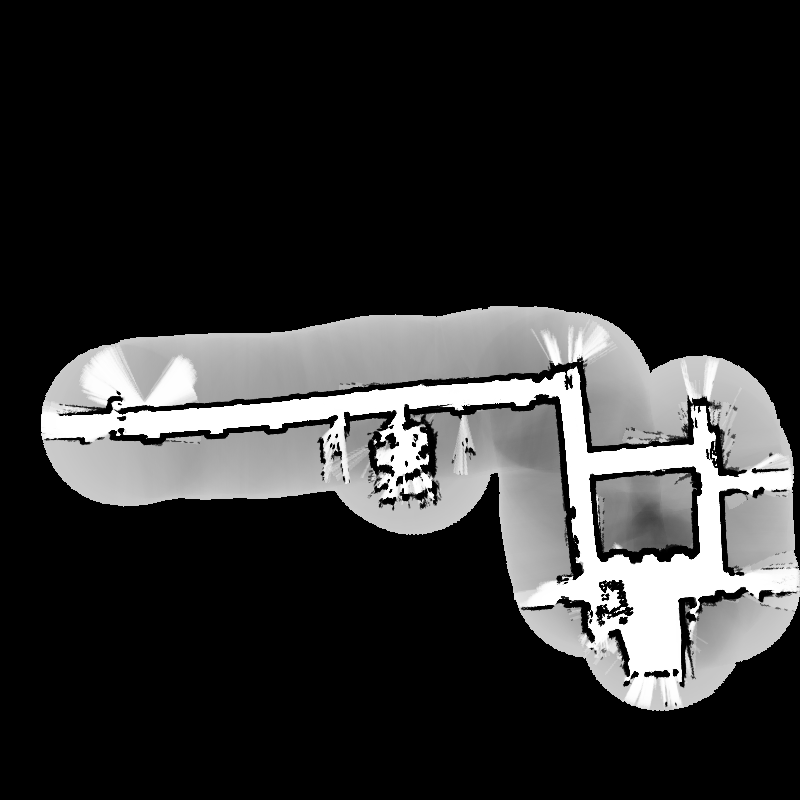

The Python source for this figure:
"""
This module handles all map information that comes from the wean.dat file.
"""
import re
import math
import pdb
import numpy as np
import Image
from constants import LIDAR_ANGLE_INTERVAL, MAX_DISTANCE_CM
from decimal import Decimal 
D = Decimal

DEBUG = True

class ParameterException(Exception): pass
class MapDataException(Exception): pass

class Map:
    def __init__(self, filename):
        f = open(filename, 'r')
        self.parameters = {}

        lines = f.readlines()
        self.read_map_parameters(lines)
        self.read_map_points(lines)

        f.close()
    
    def read_map_parameters(self, lines):
        """
        Checks the first 8 lines for parameters and stores their value into
        self.parameters. Expects the parameters listed below.

        Also reads in the dimensions of the map and stores it into self.num_rows
        and self.num_columns
        """
        parameters = ['global_mapsize_x', 
                      'global_mapsize_y', 
                      'resolution',
                      'autoshifted_x', 
                      'autoshifted_y']

        parameter_lines = [p for p in lines[0:10] if "robot_specifications" in p]

        # read in the parameter name after ->
        for line in parameter_lines:
            try:
                parameter_name = line.split()[0].split()[0].split('>')[1]
                value = int(line.split()[-1])
                self.parameters[parameter_name] = value
                if DEBUG:
                    print "Parameter %s set to %s" % (parameter_name, value)
            except IndexError:
                raise ParameterException("Malformed robot_specifications")
        
        # check that all the parameters are there
        for param in parameters:
            if param not in self.parameters:
                raise ParameterException("Missing required parameter %s" %
                                         param)

        # get the map size
        try:
            global_map = [p for p in lines[0:12] if "global_map[0]" in p][0]
            self.num_rows, self.num_columns = [int(p) for p in
                                               global_map.split()[1:3]]
            self.map = np.empty((self.num_rows, self.num_columns))
            if DEBUG:
                print "# map rows: %s\n# map columns: %s" % (self.num_rows,
                                                              self.num_columns)
        except IndexError:
            raise ParameterException("Couldn't find the global_map[0] parameter")

    def read_map_points(self, lines):
        """
        Reads in the probabilities from the map and stores it in a two
        dimenional array in self.map
        """
        row_counter = 0
        for (num_line, line) in enumerate(lines):
            if line.strip():
                if re.compile('[a-zA-Z]').findall(line):
                    continue
                points = np.array(map(float, line.split()))
                if len(points) != self.num_columns:
                    print line
                    raise MapDataException("Line has incorrect number of data "
                                           "points. Should have %s, has %s" %
                                           (self.num_columns, len(points)))
                self.map[row_counter] = points
                row_counter += 1

    def open_cells(self):
        """
        Returns all locations where the robot could be based on the
        probabilities in the map.
        """
        points = np.where(self.map > .8)
        return zip(points[0] * self.parameters['resolution'], 
                   points[1] * self.parameters['resolution'])

    def ray_trace(self, x, y, rays):
        """
        This takes in the location of the robot and a list of rays. The rays
        variable is organized as follows:

            [
                ([(x1, y1), (x2, y2), ...], theta_1), 
                ([(x1, y1), (x2, y2), ...], theta_2), 
                ...
            ]    

        The theta isn't used for anything in this function, it was just a handy
        placeholder to tell me which ray the list of coordinates corresponded
        to.

        For each set of ray points, it calculates the distance from x, y. Once
        we hit a point where the probability is <=0, we call that the final
        distance.
        """
        ray_distances = []
        resolution = self.parameters['resolution']
        for ray in rays:
            distance = 0
            for coord in ray[0]:
                if coord[0] < 800 and coord[1] < 800:
                    map_value = self.map[coord[0]][coord[1]]
                    if map_value > 0:
                        distance = math.sqrt((coord[0]- x/resolution)**2 + 
                                             (coord[1] - y/resolution)**2)
                    else:
                        break
            ray_distances.append(distance)
        return ray_distances

    def expected_distance(self, x, y, theta):
        """
        This does ray-tracing for determining the expected distance of the lidar
        at any given point. The lidar has 180 beams that come out of it, and for
        each beam, we need to decide (given some hypothetical coordinate) what
        the expected distance is for each of those beams. We know the max range
        of the lidar is 8183cm and our map's resolution is 10cm per box. So for
        some angle theta, we need to look up if there is a wall at 
        (15cm * cos(theta), 15cm * sin(theta))
        (25cm * cos(theta), 25cm * sin(theta)))
        ...
        (8185cm * cos(theta), 8185cm * sin(theta))

        Because we need to do this for each theta we have, I implement this as
        an outer product

        [sin(theta_1),      * [ 5, 15, 25, ... 8185]
         sin(theta_2),
         ...
         sin(theta_180)]

        Then we floor these values to get it into real pixel coordinates, and
        then we do a lookup against the table to determine when a particular ray
        hits a wall (self.ray_trace).
        """
        resolution = self.parameters['resolution']
        distance_steps = np.arange(5, MAX_DISTANCE_CM/resolution);
        angles = np.arange(1, 180, LIDAR_ANGLE_INTERVAL) + theta

        cosvfunc = np.vectorize(lambda deg: math.cos(math.radians(deg)))
        cos_angles = cosvfunc(angles)

        sinvfunc = np.vectorize(lambda deg: math.sin(math.radians(deg)))
        sin_angles = sinvfunc(angles)

        x_coords = np.outer(cos_angles, distance_steps) + x / resolution
        y_coords = np.outer(sin_angles, distance_steps) + y / resolution

        floorvfunc = np.vectorize(lambda x: math.floor(x))
        x_coords = floorvfunc(x_coords)
        y_coords = floorvfunc(y_coords)
        
        # creates a data structure that's easy for self.ray_trace to use
        rays = []
        for (i, angle) in zip(range(len(x_coords)), angles):
            rays.append((zip(x_coords[i, 0:], y_coords[i, 0:]), angle))

        distances = self.ray_trace(x, y, rays)
        return (x_coords, y_coords, distances)


if __name__ == '__main__':
    wean_map = Map('../data/map/wean.dat')
    np_array = np.array(wean_map.map)
    np_array *= 255
    np_array = np_array.clip(min=0)
    img = Image.fromarray(np.transpose(np.uint8(np_array)))
    img.convert('RGB').save("map.png")


